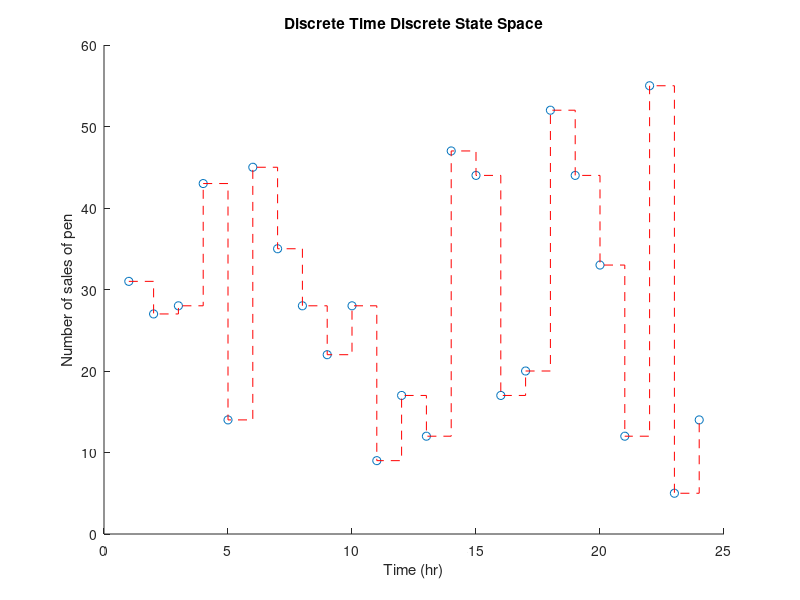
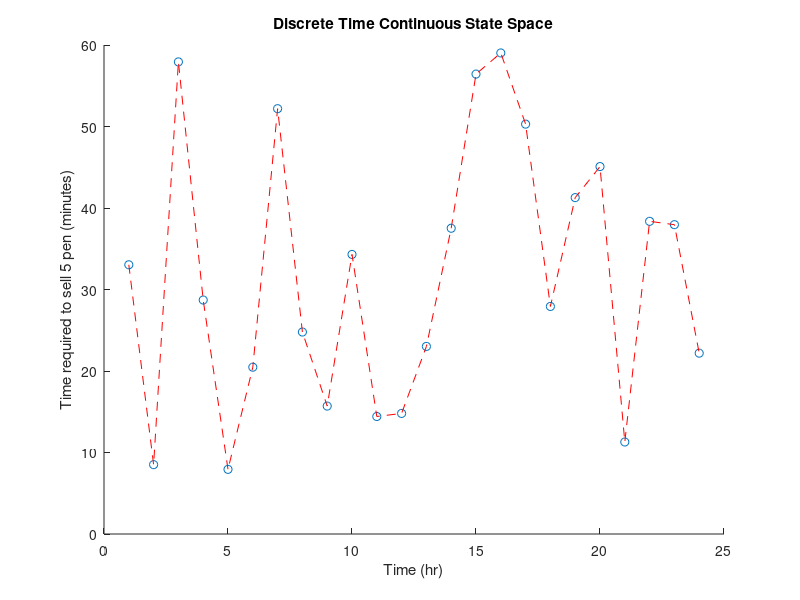

Source code (MATLAB) for these figures, in order:
%Number of hours in a day
x = [1:1:24]';

%Discrete Time Discrete State Space
%Number of sales of pen from a shop in a day
y = 5 + randi([0 50],24,1);
figure
scatter(x,y,'bo');
hold on
stairs(x,y,'r--');
xlabel('Time (hr)');
ylabel('Number of sales of pen');
title('Discrete Time Discrete State Space');

%Discrete Time Continuous State Space
%Time required to sell 5 pen in each hour of day
y = rand(24,1) + randi([1 59],24,1);
figure
scatter(x,y,'bo');
hold on
plot(x,y,'r--');
xlabel('Time (hr)');
ylabel('Time required to sell 5 pen (minutes)');
title('Discrete Time Continuous State Space');